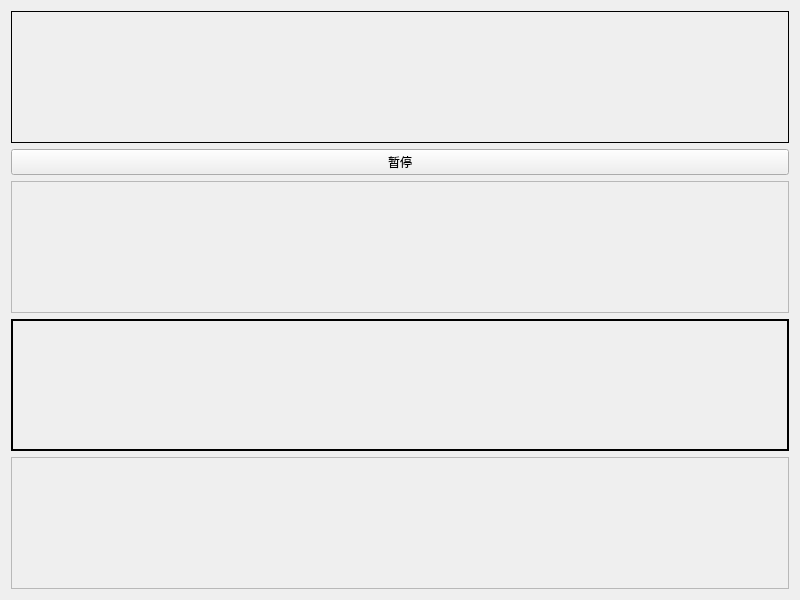
<?xml version="1.0" encoding="UTF-8"?>
<ui version="4.0">
 <class>Widget</class>
 <widget class="QWidget" name="Widget">
  <property name="geometry">
   <rect>
    <x>0</x>
    <y>0</y>
    <width>800</width>
    <height>600</height>
   </rect>
  </property>
  <property name="windowTitle">
   <string>Widget</string>
  </property>
  <layout class="QVBoxLayout" name="verticalLayout">
   <item>
    <widget class="QLabel" name="label_2">
     <property name="frameShape">
      <enum>QFrame::Panel</enum>
     </property>
     <property name="text">
      <string/>
     </property>
    </widget>
   </item>
   <item>
    <widget class="QPushButton" name="btn">
     <property name="text">
      <string>暂停</string>
     </property>
    </widget>
   </item>
   <item>
    <widget class="QLabel" name="label_3">
     <property name="frameShape">
      <enum>QFrame::StyledPanel</enum>
     </property>
     <property name="text">
      <string/>
     </property>
    </widget>
   </item>
   <item>
    <widget class="myLabel" name="label_1">
     <property name="frameShape">
      <enum>QFrame::WinPanel</enum>
     </property>
     <property name="text">
      <string/>
     </property>
    </widget>
   </item>
   <item>
    <widget class="QLabel" name="label_4">
     <property name="frameShape">
      <enum>QFrame::StyledPanel</enum>
     </property>
     <property name="frameShadow">
      <enum>QFrame::Raised</enum>
     </property>
     <property name="text">
      <string> </string>
     </property>
    </widget>
   </item>
  </layout>
 </widget>
 <customwidgets>
  <customwidget>
   <class>myLabel</class>
   <extends>QLabel</extends>
   <header location="global">mylabel.h</header>
  </customwidget>
 </customwidgets>
 <resources/>
 <connections/>
</ui>
